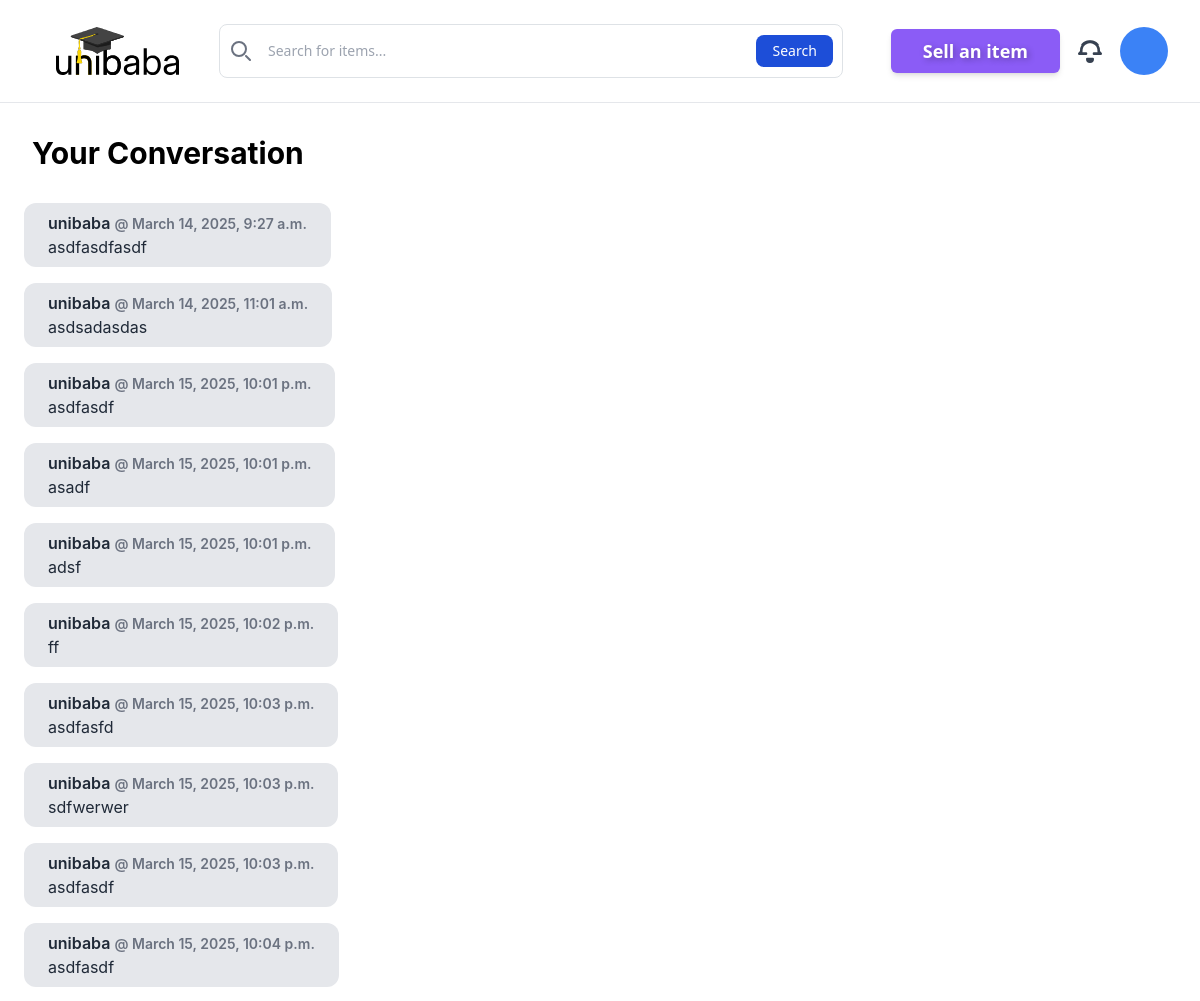
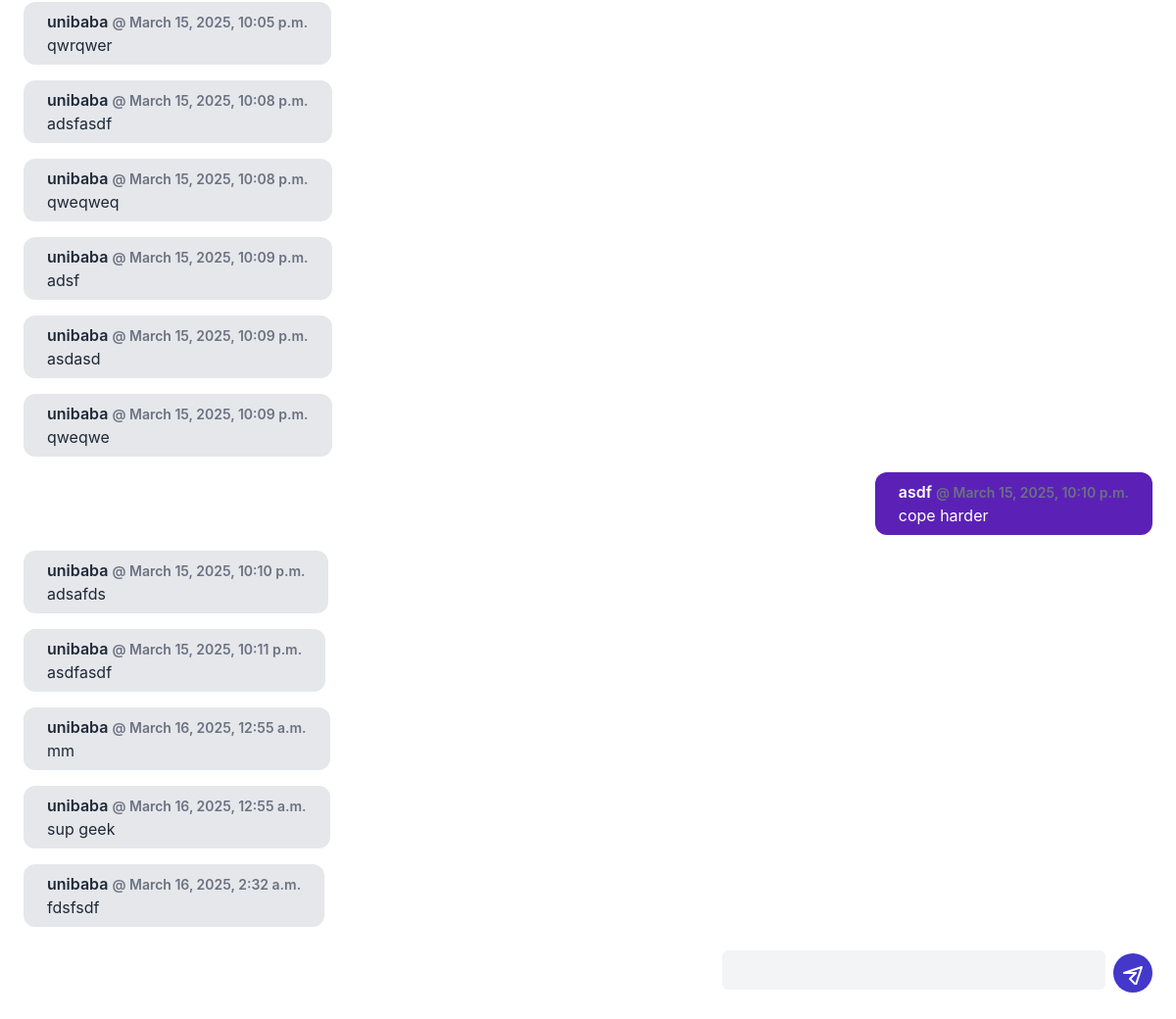
Screenshot of /inbox/1/ (signed in) with the database file from the repository (2 pictures, top to bottom).
### conversation/models.py (models this page shows)
class ConversationMessage(models.Model):
    conversation=models.ForeignKey(Conversation,related_name='messages',on_delete=models.CASCADE)
    content=models.TextField()
    created_at = models.DateTimeField(auto_now_add=True)
    created_by=models.ForeignKey(User, related_name='created_messages', on_delete=models.CASCADE)

### conversation/views.py (the view)
# urls.py: path('<int:pk>/',views.detail,name='detail'),
@login_required
def detail(request, pk):
    conversation = Conversation.objects.filter(members__in=[request.user.id]).get(pk=pk)
    if request.method == 'POST':
        form = ConversationMessageForm(request.POST)
        if form.is_valid():
            conversation_message = form.save(commit=False)
            conversation_message.conversation = conversation
            conversation_message.created_by = request.user
            conversation_message.save()
            conversation.save()
            return redirect('conversation:detail', pk=pk)
    else:
        form = ConversationMessageForm()
    return render(request, 'conversation/detail.html', {
        'conversation': conversation,
        'form': form
    })

### conversation/forms.py
class ConversationMessageForm(forms.ModelForm):
    content = forms.CharField(widget=forms.Textarea(attrs={
                'class':'w-128 h-10 p-2 text-sm text-gray-800 bg-gray-100 rounded-md resize-none'
            }), label='')
    class Meta:
        model=ConversationMessage
        fields =('content',)

### conversation/templates/conversation/detail.html (shortened to what this page needs)
{% extends 'base/templatepage.html' %}
{% block content %}
<h1 class="text-3xl font-bold mb-4 text-black p-2 ">Your Conversation</h1>
<div class="space-y-4">
    {% for message in conversation.messages.all %}
        <div class="flex {% if message.created_by == request.user %}justify-end{% else %}justify-start{% endif %}">
            <div class="max-w-xs px-4 py-2 rounded-xl {% if message.created_by == request.user %}bg-violet-800 text-white{% else %}bg-gray-200 text-gray-800{% endif %}">
                <p class="font-semibold">{{ message.created_by.username }} <span class="text-sm text-gray-500"> @ {{ message.created_at }}</span></p>
                <p>{{ message.content }}</p>
            </div>
        </div>
    {% endfor %}
</div>
<form method="post" action="." class="mt-6 flex justify-end items-center space-x-2">
    <div class="flex items-center space-x-2">
        <div>
            {{form.as_p}}
        </div>
        <button type="submit" class="w-10 h-10 flex justify-center items-center bg-indigo-700 hover:bg-indigo-900 rounded-full text-white">
            <svg class="w-6 h-6" xmlns="http://www.w3.org/2000/svg" fill="none" viewBox="0 0 24 24" stroke="currentColor">
                <path stroke-linecap="round" stroke-linejoin="round" stroke-width="2" d="M3 12l18-6-6 18-6-6 6-6z"/>
            </svg>
        </button>
    </div>
</form>
{% endblock %}

### rows the page displays
ConversationMessage: created_by.username "unibaba", created_at "March 14, 2025, 9:27 a.m.", content "asdfasdfasdf"
ConversationMessage: created_by.username "unibaba", created_at "March 14, 2025, 11:01 a.m.", content "asdsadasdas"
ConversationMessage: created_by.username "unibaba", created_at "March 15, 2025, 10:01 p.m.", content "asdfasdf"
ConversationMessage: created_by.username "unibaba", created_at "March 15, 2025, 10:01 p.m.", content "asadf"
ConversationMessage: created_by.username "unibaba", created_at "March 15, 2025, 10:01 p.m.", content "adsf"
ConversationMessage: created_by.username "unibaba", created_at "March 15, 2025, 10:02 p.m.", content "ff"
ConversationMessage: created_by.username "unibaba", created_at "March 15, 2025, 10:03 p.m.", content "asdfasfd"
ConversationMessage: created_by.username "unibaba", created_at "March 15, 2025, 10:03 p.m.", content "sdfwerwer"
ConversationMessage: created_by.username "unibaba", created_at "March 15, 2025, 10:03 p.m.", content "asdfasdf"
ConversationMessage: created_by.username "unibaba", created_at "March 15, 2025, 10:04 p.m.", content "asdfasdf"
ConversationMessage: created_by.username "unibaba", created_at "March 15, 2025, 10:05 p.m.", content "qwrqwer"
ConversationMessage: created_by.username "unibaba", created_at "March 15, 2025, 10:08 p.m.", content "adsfasdf"
ConversationMessage: created_by.username "unibaba", created_at "March 15, 2025, 10:08 p.m.", content "qweqweq"
ConversationMessage: created_by.username "unibaba", created_at "March 15, 2025, 10:09 p.m.", content "adsf"
ConversationMessage: created_by.username "unibaba", created_at "March 15, 2025, 10:09 p.m.", content "asdasd"
ConversationMessage: created_by.username "unibaba", created_at "March 15, 2025, 10:09 p.m.", content "qweqwe"
ConversationMessage: created_by.username "asdf", created_at "March 15, 2025, 10:10 p.m.", content "cope harder"
ConversationMessage: created_by.username "unibaba", created_at "March 15, 2025, 10:10 p.m.", content "adsafds"
ConversationMessage: created_by.username "unibaba", created_at "March 15, 2025, 10:11 p.m.", content "asdfasdf"
ConversationMessage: created_by.username "unibaba", created_at "March 16, 2025, 12:55 a.m.", content "mm"
ConversationMessage: created_by.username "unibaba", created_at "March 16, 2025, 12:55 a.m.", content "sup geek"
ConversationMessage: created_by.username "unibaba", created_at "March 16, 2025, 2:32 a.m.", content "fdsfsdf"
